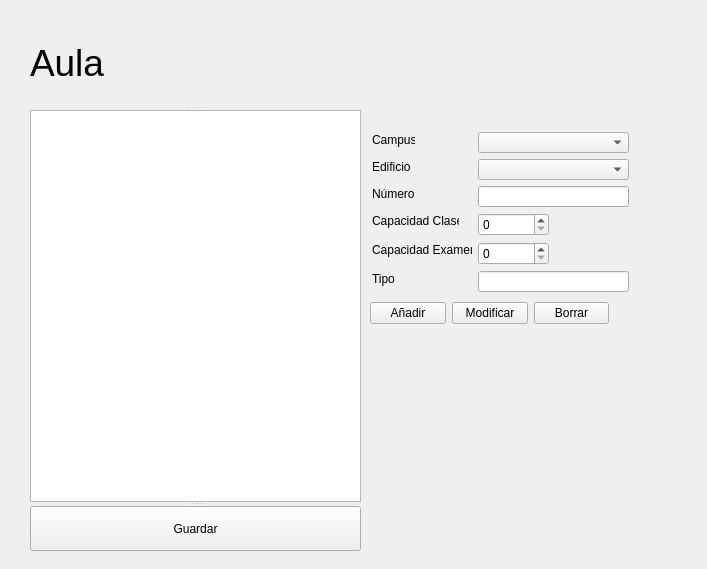
<?xml version="1.0" encoding="UTF-8"?>
<ui version="4.0">
 <class>ModificarAula</class>
 <widget class="QWidget" name="ModificarAula">
  <property name="geometry">
   <rect>
    <x>0</x>
    <y>0</y>
    <width>707</width>
    <height>569</height>
   </rect>
  </property>
  <property name="windowTitle">
   <string>ModificarAula</string>
  </property>
  <widget class="QSplitter" name="splitter">
   <property name="geometry">
    <rect>
     <x>30</x>
     <y>20</y>
     <width>331</width>
     <height>531</height>
    </rect>
   </property>
   <property name="orientation">
    <enum>Qt::Orientation::Vertical</enum>
   </property>
   <widget class="QLabel" name="Title">
    <property name="font">
     <font>
      <pointsize>28</pointsize>
     </font>
    </property>
    <property name="text">
     <string>Aula</string>
    </property>
   </widget>
   <widget class="QListWidget" name="list"/>
   <widget class="QPushButton" name="save">
    <property name="text">
     <string>Guardar</string>
    </property>
   </widget>
  </widget>
  <widget class="QWidget" name="">
   <property name="geometry">
    <rect>
     <x>370</x>
     <y>300</y>
     <width>239</width>
     <height>26</height>
    </rect>
   </property>
   <layout class="QHBoxLayout" name="horizontalLayout">
    <item>
     <widget class="QPushButton" name="add">
      <property name="text">
       <string>Añadir</string>
      </property>
     </widget>
    </item>
    <item>
     <widget class="QPushButton" name="modify">
      <property name="text">
       <string>Modificar</string>
      </property>
     </widget>
    </item>
    <item>
     <widget class="QPushButton" name="sup">
      <property name="text">
       <string>Borrar</string>
      </property>
     </widget>
    </item>
   </layout>
  </widget>
  <widget class="QComboBox" name="edificioBox">
   <property name="geometry">
    <rect>
     <x>478</x>
     <y>159</y>
     <width>151</width>
     <height>21</height>
    </rect>
   </property>
  </widget>
  <widget class="QLabel" name="numero">
   <property name="geometry">
    <rect>
     <x>372</x>
     <y>186</y>
     <width>44</width>
     <height>16</height>
    </rect>
   </property>
   <property name="text">
    <string>Número</string>
   </property>
  </widget>
  <widget class="QSpinBox" name="capExamenText">
   <property name="geometry">
    <rect>
     <x>478</x>
     <y>242</y>
     <width>71</width>
     <height>23</height>
    </rect>
   </property>
  </widget>
  <widget class="QLineEdit" name="tipoText">
   <property name="geometry">
    <rect>
     <x>478</x>
     <y>271</y>
     <width>151</width>
     <height>21</height>
    </rect>
   </property>
  </widget>
  <widget class="QSpinBox" name="capClaseText">
   <property name="geometry">
    <rect>
     <x>478</x>
     <y>213</y>
     <width>71</width>
     <height>23</height>
    </rect>
   </property>
  </widget>
  <widget class="QLabel" name="tipo">
   <property name="geometry">
    <rect>
     <x>372</x>
     <y>271</y>
     <width>24</width>
     <height>16</height>
    </rect>
   </property>
   <property name="text">
    <string>Tipo</string>
   </property>
  </widget>
  <widget class="QLabel" name="edificio">
   <property name="geometry">
    <rect>
     <x>372</x>
     <y>159</y>
     <width>39</width>
     <height>16</height>
    </rect>
   </property>
   <property name="text">
    <string>Edificio</string>
   </property>
  </widget>
  <widget class="QLabel" name="campus">
   <property name="geometry">
    <rect>
     <x>372</x>
     <y>132</y>
     <width>43</width>
     <height>16</height>
    </rect>
   </property>
   <property name="text">
    <string>Campus</string>
   </property>
  </widget>
  <widget class="QLineEdit" name="numeroText">
   <property name="geometry">
    <rect>
     <x>478</x>
     <y>186</y>
     <width>151</width>
     <height>21</height>
    </rect>
   </property>
  </widget>
  <widget class="QComboBox" name="campusBox">
   <property name="geometry">
    <rect>
     <x>478</x>
     <y>132</y>
     <width>151</width>
     <height>21</height>
    </rect>
   </property>
  </widget>
  <widget class="QLabel" name="capExamen">
   <property name="geometry">
    <rect>
     <x>372</x>
     <y>242</y>
     <width>100</width>
     <height>16</height>
    </rect>
   </property>
   <property name="text">
    <string>Capacidad Examen</string>
   </property>
  </widget>
  <widget class="QLabel" name="capClase">
   <property name="geometry">
    <rect>
     <x>372</x>
     <y>213</y>
     <width>87</width>
     <height>16</height>
    </rect>
   </property>
   <property name="text">
    <string>Capacidad Clase</string>
   </property>
  </widget>
 </widget>
 <resources/>
 <connections/>
</ui>
